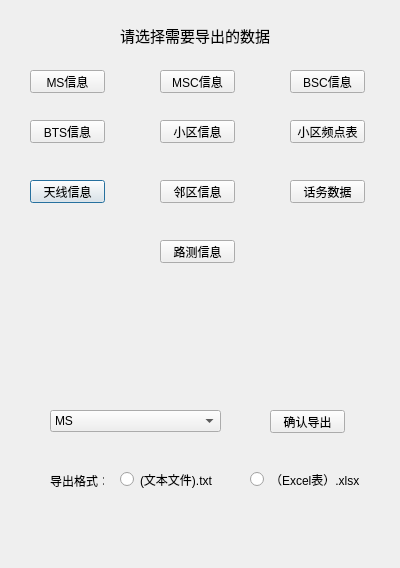
<?xml version="1.0" encoding="UTF-8"?>
<ui version="4.0">
 <class>Dataout</class>
 <widget class="QDialog" name="Dataout">
  <property name="geometry">
   <rect>
    <x>0</x>
    <y>0</y>
    <width>400</width>
    <height>568</height>
   </rect>
  </property>
  <property name="windowTitle">
   <string>Dialog</string>
  </property>
  <widget class="QLabel" name="label">
   <property name="geometry">
    <rect>
     <x>120</x>
     <y>20</y>
     <width>161</width>
     <height>31</height>
    </rect>
   </property>
   <property name="font">
    <font>
     <family>楷体</family>
     <pointsize>11</pointsize>
    </font>
   </property>
   <property name="text">
    <string>请选择需要导出的数据</string>
   </property>
  </widget>
  <widget class="QPushButton" name="Tianxian">
   <property name="geometry">
    <rect>
     <x>30</x>
     <y>180</y>
     <width>75</width>
     <height>23</height>
    </rect>
   </property>
   <property name="text">
    <string>天线信息</string>
   </property>
  </widget>
  <widget class="QPushButton" name="BSC">
   <property name="geometry">
    <rect>
     <x>290</x>
     <y>70</y>
     <width>75</width>
     <height>23</height>
    </rect>
   </property>
   <property name="text">
    <string>BSC信息</string>
   </property>
  </widget>
  <widget class="QPushButton" name="Cell">
   <property name="geometry">
    <rect>
     <x>160</x>
     <y>120</y>
     <width>75</width>
     <height>23</height>
    </rect>
   </property>
   <property name="text">
    <string>小区信息</string>
   </property>
  </widget>
  <widget class="QPushButton" name="Neighbor">
   <property name="geometry">
    <rect>
     <x>160</x>
     <y>180</y>
     <width>75</width>
     <height>23</height>
    </rect>
   </property>
   <property name="text">
    <string>邻区信息</string>
   </property>
  </widget>
  <widget class="QPushButton" name="Datas">
   <property name="geometry">
    <rect>
     <x>290</x>
     <y>180</y>
     <width>75</width>
     <height>23</height>
    </rect>
   </property>
   <property name="text">
    <string>话务数据</string>
   </property>
  </widget>
  <widget class="QPushButton" name="Locate">
   <property name="geometry">
    <rect>
     <x>160</x>
     <y>240</y>
     <width>75</width>
     <height>23</height>
    </rect>
   </property>
   <property name="text">
    <string>路测信息</string>
   </property>
  </widget>
  <widget class="QPushButton" name="Freq">
   <property name="geometry">
    <rect>
     <x>290</x>
     <y>120</y>
     <width>75</width>
     <height>23</height>
    </rect>
   </property>
   <property name="text">
    <string>小区频点表</string>
   </property>
  </widget>
  <widget class="QPushButton" name="MSC">
   <property name="geometry">
    <rect>
     <x>160</x>
     <y>70</y>
     <width>75</width>
     <height>23</height>
    </rect>
   </property>
   <property name="text">
    <string>MSC信息</string>
   </property>
  </widget>
  <widget class="QPushButton" name="MS">
   <property name="geometry">
    <rect>
     <x>30</x>
     <y>70</y>
     <width>75</width>
     <height>23</height>
    </rect>
   </property>
   <property name="text">
    <string>MS信息</string>
   </property>
  </widget>
  <widget class="QPushButton" name="BTS">
   <property name="geometry">
    <rect>
     <x>30</x>
     <y>120</y>
     <width>75</width>
     <height>23</height>
    </rect>
   </property>
   <property name="text">
    <string>BTS信息</string>
   </property>
  </widget>
  <widget class="QPushButton" name="confirm">
   <property name="geometry">
    <rect>
     <x>270</x>
     <y>410</y>
     <width>75</width>
     <height>23</height>
    </rect>
   </property>
   <property name="text">
    <string>确认导出</string>
   </property>
  </widget>
  <widget class="QComboBox" name="comboBox">
   <property name="geometry">
    <rect>
     <x>50</x>
     <y>410</y>
     <width>171</width>
     <height>22</height>
    </rect>
   </property>
   <item>
    <property name="text">
     <string>MS</string>
    </property>
   </item>
   <item>
    <property name="text">
     <string>MSC</string>
    </property>
   </item>
   <item>
    <property name="text">
     <string>BSC</string>
    </property>
   </item>
   <item>
    <property name="text">
     <string>BTS</string>
    </property>
   </item>
   <item>
    <property name="text">
     <string>CELL</string>
    </property>
   </item>
   <item>
    <property name="text">
     <string>FREQ</string>
    </property>
   </item>
   <item>
    <property name="text">
     <string>Antenna</string>
    </property>
   </item>
   <item>
    <property name="text">
     <string>DATAS</string>
    </property>
   </item>
   <item>
    <property name="text">
     <string>neighbor</string>
    </property>
   </item>
   <item>
    <property name="text">
     <string>detectInfo</string>
    </property>
   </item>
  </widget>
  <widget class="QLabel" name="label_2">
   <property name="geometry">
    <rect>
     <x>50</x>
     <y>470</y>
     <width>54</width>
     <height>21</height>
    </rect>
   </property>
   <property name="text">
    <string>导出格式：</string>
   </property>
  </widget>
  <widget class="QRadioButton" name="txt">
   <property name="geometry">
    <rect>
     <x>120</x>
     <y>470</y>
     <width>115</width>
     <height>19</height>
    </rect>
   </property>
   <property name="text">
    <string>(文本文件).txt</string>
   </property>
  </widget>
  <widget class="QRadioButton" name="excel">
   <property name="geometry">
    <rect>
     <x>250</x>
     <y>470</y>
     <width>115</width>
     <height>19</height>
    </rect>
   </property>
   <property name="text">
    <string>（Excel表）.xlsx</string>
   </property>
  </widget>
 </widget>
 <resources/>
 <connections/>
</ui>
